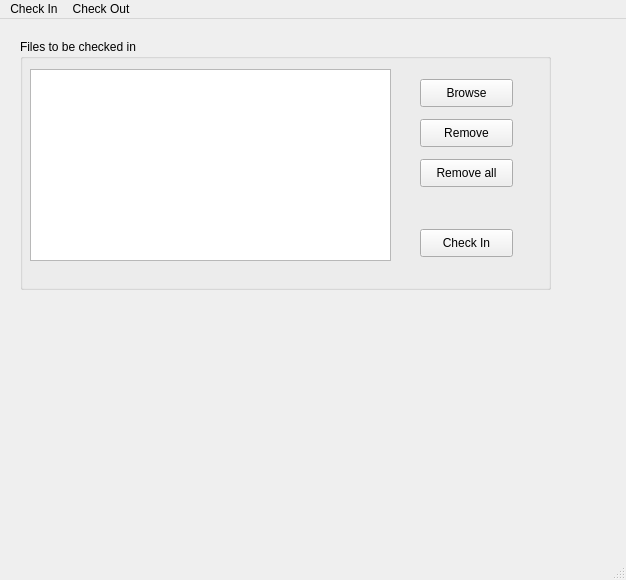
<?xml version="1.0" encoding="UTF-8"?>
<ui version="4.0">
 <class>MainWindow</class>
 <widget class="QMainWindow" name="MainWindow">
  <property name="geometry">
   <rect>
    <x>0</x>
    <y>0</y>
    <width>626</width>
    <height>580</height>
   </rect>
  </property>
  <property name="windowTitle">
   <string>MainWindow</string>
  </property>
  <widget class="QWidget" name="centralwidget">
   <widget class="QGroupBox" name="groupBox">
    <property name="geometry">
     <rect>
      <x>20</x>
      <y>20</y>
      <width>531</width>
      <height>251</height>
     </rect>
    </property>
    <property name="title">
     <string>Files to be checked in</string>
    </property>
    <widget class="QPushButton" name="checkInButton">
     <property name="geometry">
      <rect>
       <x>400</x>
       <y>190</y>
       <width>93</width>
       <height>28</height>
      </rect>
     </property>
     <property name="text">
      <string>Check In</string>
     </property>
    </widget>
    <widget class="QPushButton" name="browseButton">
     <property name="geometry">
      <rect>
       <x>400</x>
       <y>40</y>
       <width>93</width>
       <height>28</height>
      </rect>
     </property>
     <property name="text">
      <string>Browse</string>
     </property>
    </widget>
    <widget class="QPushButton" name="removeButton">
     <property name="geometry">
      <rect>
       <x>400</x>
       <y>80</y>
       <width>93</width>
       <height>28</height>
      </rect>
     </property>
     <property name="text">
      <string>Remove</string>
     </property>
    </widget>
    <widget class="QPushButton" name="removeAllButton">
     <property name="geometry">
      <rect>
       <x>400</x>
       <y>120</y>
       <width>93</width>
       <height>28</height>
      </rect>
     </property>
     <property name="text">
      <string>Remove all</string>
     </property>
    </widget>
   </widget>
   <widget class="QListWidget" name="addFilesListWidget">
    <property name="geometry">
     <rect>
      <x>30</x>
      <y>50</y>
      <width>361</width>
      <height>192</height>
     </rect>
    </property>
   </widget>
  </widget>
  <widget class="QMenuBar" name="menubar">
   <property name="geometry">
    <rect>
     <x>0</x>
     <y>0</y>
     <width>626</width>
     <height>26</height>
    </rect>
   </property>
   <widget class="QMenu" name="menuCheck_In">
    <property name="title">
     <string>Check In</string>
    </property>
    <addaction name="actionCheck_In_All_Files"/>
   </widget>
   <widget class="QMenu" name="menuCheck_Out">
    <property name="title">
     <string>Check Out</string>
    </property>
   </widget>
   <addaction name="menuCheck_In"/>
   <addaction name="menuCheck_Out"/>
  </widget>
  <widget class="QStatusBar" name="statusbar"/>
  <action name="actionCheck_In_All_Files">
   <property name="text">
    <string>Check In All Files</string>
   </property>
  </action>
 </widget>
 <resources/>
 <connections/>
</ui>
